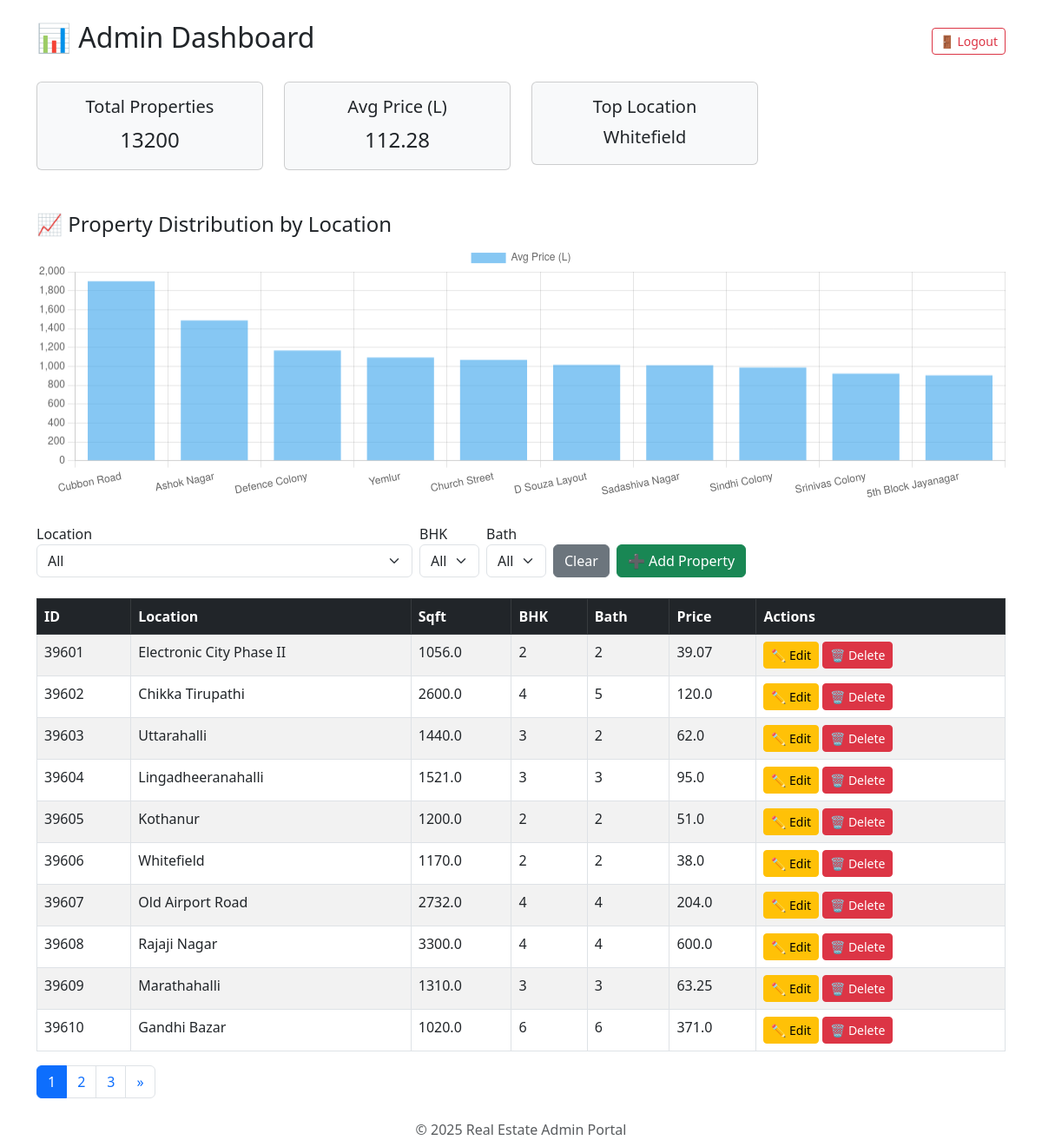
/admin (signed in), run on the app's committed database.
### tables this page shows
CREATE TABLE properties (
            id INTEGER PRIMARY KEY AUTOINCREMENT,
            location TEXT,
            sqft REAL,
            bath INTEGER,
            bhk INTEGER,
            price REAL
        );

### server/app.py (the view)
@app.route('/admin')
def admin():
    if 'admin_logged_in' not in session:
        return redirect(url_for('login_admin'))
    page = int(request.args.get("page", 1))
    per_page = 10
    offset = (page - 1) * per_page
    selected_location = request.args.get("location", "")
    selected_bhk = request.args.get("bhk", "")
    selected_bath = request.args.get("bath", "")
    conn = sqlite3.connect(DB_PATH)
    df = pd.read_sql_query("SELECT * FROM properties", conn)
    chart_df = df.groupby('location')['price'].mean().sort_values(ascending=False).head(10)
    chart_data = {
        'labels': chart_df.index.tolist(),
        'values': [float(val) for val in chart_df.values.tolist()]
    }
    filtered_df = df.copy()
    if selected_location:
        filtered_df = filtered_df[filtered_df['location'] == selected_location]
    if selected_bhk:
        filtered_df = filtered_df[filtered_df['bhk'] == int(selected_bhk)]
    if selected_bath:
        filtered_df = filtered_df[filtered_df['bath'] == int(selected_bath)]
    total = len(filtered_df)
    total_pages = (total + per_page - 1) // per_page
    paged_df = filtered_df.iloc[offset:offset + per_page]
    stats = {
        'total': int(len(df)),
        'avg_price': round(float(df['price'].mean()), 2),
        'top_location': str(df['location'].value_counts().idxmax())
    }
    locations = sorted(df['location'].unique().tolist())
    return render_template("admin.html",
                           data=paged_df.to_dict(orient='records'),
                           stats=stats,
                           chart_data=chart_data,
                           locations=locations,
                           selected_location=selected_location,
                           selected_bhk=selected_bhk,
                           selected_bath=selected_bath,
                           page=page,
                           total_pages=total_pages)

### templates/admin.html (shortened to what this page needs)
<!DOCTYPE html>
<html lang="en">
<head>
    <link href="https://cdn.jsdelivr.net/npm/bootstrap@5.3.0/dist/css/bootstrap.min.css" rel="stylesheet">
</head>
<body>
<div class="container mt-4">
    <div class="d-flex justify-content-between align-items-center">
        <h2>📊 Admin Dashboard</h2>
        <a href="/logout" class="btn btn-outline-danger btn-sm">🚪 Logout</a>
    </div>
    <div class="row mt-4">
        <div class="col-md-3">
            <div class="card text-center bg-light">
                <div class="card-body">
                    <h5 class="card-title">Total Properties</h5>
                    <p class="card-text fs-4">{{ stats.total }}</p>
                </div>
            </div>
        </div>
        <div class="col-md-3">
            <div class="card text-center bg-light">
                <div class="card-body">
                    <h5 class="card-title">Avg Price (L)</h5>
                    <p class="card-text fs-4">{{ stats.avg_price }}</p>
                </div>
            </div>
        </div>
        <div class="col-md-3">
            <div class="card text-center bg-light">
                <div class="card-body">
                    <h5 class="card-title">Top Location</h5>
                    <p class="card-text fs-5">{{ stats.top_location }}</p>
                </div>
            </div>
        </div>
    </div>
    <div class="mt-5">
        <h4>📈 Property Distribution by Location</h4>
        <canvas id="locationChart" height="80"></canvas>
    </div>
    <form id="filterForm" class="mt-4 d-flex flex-wrap gap-2 align-items-end">
        <div>
            <label>Location</label>
            <select name="location" class="form-select">
                <option value="">All</option>
            </select>
        </div>
        <div>
            <label>BHK</label>
            <select name="bhk" class="form-select">
                <option value="">All</option>
            </select>
        </div>
        <div>
            <label>Bath</label>
            <select name="bath" class="form-select">
                <option value="">All</option>
            </select>
        </div>
        <a href="/admin" class="btn btn-secondary">Clear</a>
        <a href="/admin/add-property" class="btn btn-success">➕ Add Property</a>
    </form>
    <div class="mt-4" id="propertyTable">
        {% include 'admin_table.html' %}
    </div>
    <footer class="text-center mt-4 text-muted">
        &copy; 2025 Real Estate Admin Portal
    </footer>
</div>
<script>
    const labels = {{ chart_data['labels'] | tojson | safe }};
    const data = {{ chart_data['values'] | tojson | safe }};
    const ctx = document.getElementById('locationChart').getContext('2d');
    new Chart(ctx, {
        type: 'bar',
        data: {
            labels: labels,
            datasets: [{
                label: 'Avg Price (L)',
                data: data,
                backgroundColor: 'rgba(54, 162, 235, 0.6)'
            }]
        }
    });
    // AJAX Filter Submit
    document.getElementById("filterForm").addEventListener("change", function () {
        const formData = new FormData(this);
        const params = new URLSearchParams(formData).toString();
        fetch("/admin/listings?" + params)
            .then(response => response.text())
            .then(html => {
                document.getElementById("propertyTable").innerHTML = html;
            });
    });
</script>
</body>
</html>

### templates/admin_table.html (shortened to what this page needs)
<table class="table table-bordered table-striped">
    <thead class="table-dark">
        <tr>
            <th>ID</th><th>Location</th><th>Sqft</th><th>BHK</th><th>Bath</th><th>Price</th><th>Actions</th>
        </tr>
    </thead>
    <tbody>
        {% for row in data %}
        <tr>
            <td>{{ row.id }}</td>
            <td>{{ row.location }}</td>
            <td>{{ row.sqft }}</td>
            <td>{{ row.bhk }}</td>
            <td>{{ row.bath }}</td>
            <td>{{ row.price }}</td>
            <td>
                <a href="{{ url_for('edit_property', property_id=row.id) }}" class="btn btn-sm btn-warning">✏️ Edit</a>
                <form action="{{ url_for('delete_property', property_id=row.id) }}" method="POST" style="display:inline;" onsubmit="return confirm('Are you sure you want to delete this property?');">
                    <button type="submit" class="btn btn-sm btn-danger">🗑️ Delete</button>
                </form>
            </td>
        </tr>
        {% endfor %}
    </tbody>
</table>
<nav>
    <ul class="pagination">
        {% set start_page = max(1, page - 2) %}
        {% set end_page = min(total_pages, page + 2) %}
        {% for p in range(start_page, end_page + 1) %}
            <li class="page-item {% if p == page %}active{% endif %}">
                <a class="page-link" href="{{ url_for('admin', page=p, location=selected_location) }}">{{ p }}</a>
            </li>
        {% endfor %}
        {% if page < total_pages %}
            <li class="page-item"><a class="page-link" href="{{ url_for('admin', page=page+1, location=selected_location) }}">&raquo;</a></li>
        {% endif %}
    </ul>
</nav>

### data on the page
properties: top_location "Whitefield", id "39606", location "Whitefield", sqft "1170.0", bhk "2", bath "2", price "38.0"
properties: id "39601", location "Electronic City Phase II", sqft "1056.0", bhk "2", bath "2", price "39.07"
properties: id "39602", location "Chikka Tirupathi", sqft "2600.0", bhk "4", bath "5", price "120.0"
properties: id "39603", location "Uttarahalli", sqft "1440.0", bhk "3", bath "2", price "62.0"
properties: id "39604", location "Lingadheeranahalli", sqft "1521.0", bhk "3", bath "3", price "95.0"
properties: id "39605", location "Kothanur", sqft "1200.0", bhk "2", bath "2", price "51.0"
properties: id "39607", location "Old Airport Road", sqft "2732.0", bhk "4", bath "4", price "204.0"
properties: id "39608", location "Rajaji Nagar", sqft "3300.0", bhk "4", bath "4", price "600.0"
properties: id "39609", location "Marathahalli", sqft "1310.0", bhk "3", bath "3", price "63.25"
properties: id "39610", location "Gandhi Bazar", sqft "1020.0", bhk "6", bath "6", price "371.0"

### other printed values
{{ stats.total }} "13200"
{{ stats.avg_price }} "112.28"
{{ p }} "1" "2" "3"
chart data {{ chart_data['values'] | tojson | safe }} [1900.0, 1486.0, 1167.7142857142858, 1093.388888888889, 1068.0, 1015.0, 1011.1, 988.0, 922.0, 905.0]
